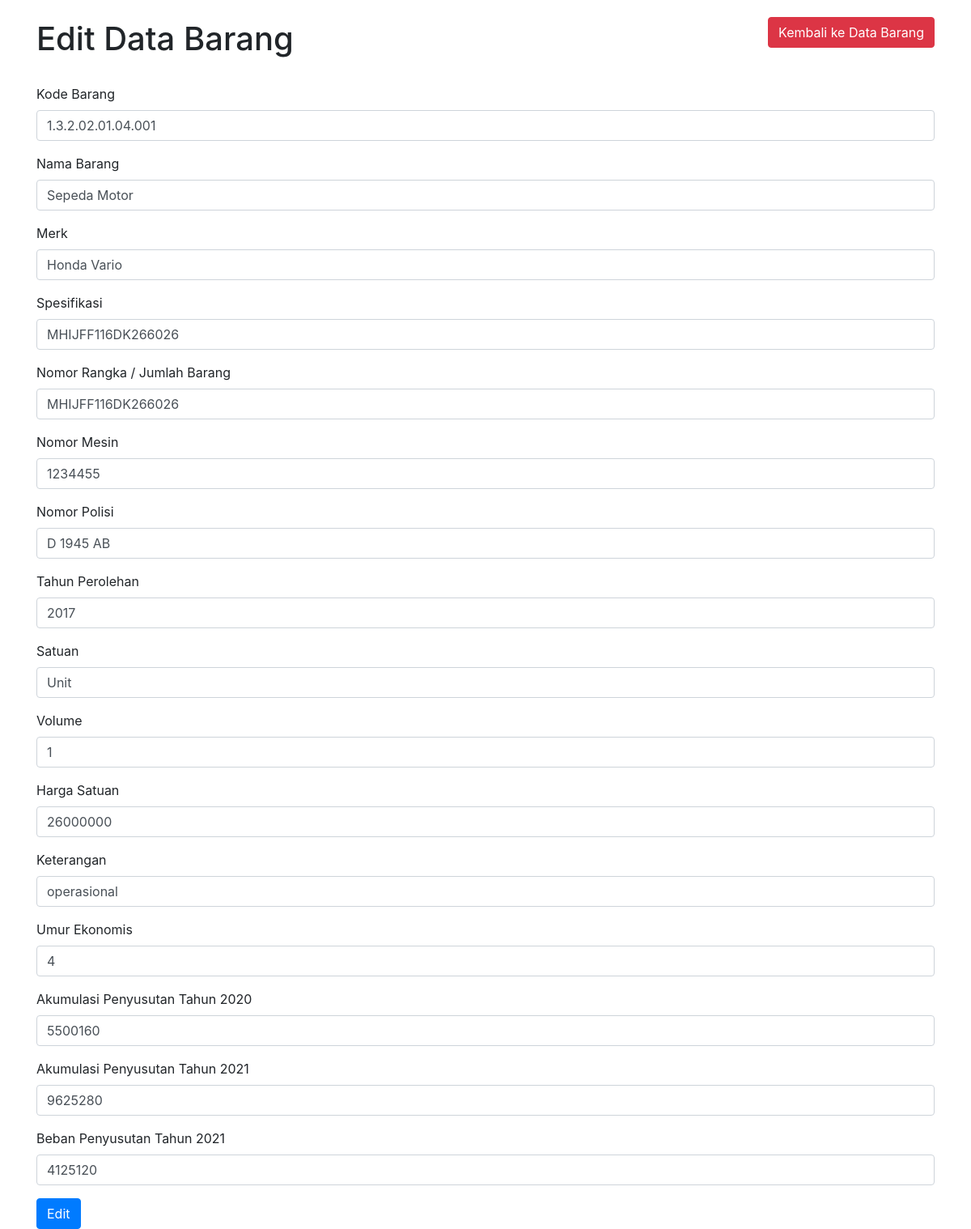
The page /edit.php?idx=213 on the database its author committed.
### tables this page shows
CREATE TABLE `barang` (
  `idx` int(3) NOT NULL,
  `kode_barang` varchar(20) NOT NULL,
  `nama_barang` varchar(50) NOT NULL,
  `merk` varchar(43) NOT NULL,
  `spesifikasi` varchar(50) NOT NULL,
  `no_jumlah` varchar(20) NOT NULL,
  `no_mesin` varchar(15) NOT NULL,
  `no_polisi` varchar(15) NOT NULL,
  `tahun_perolehan` int(4) NOT NULL,
  `volume` varchar(4) NOT NULL,
  `satuan` varchar(25) NOT NULL,
  `harga_satuan` int(11) NOT NULL,
  `keterangan` varchar(50) NOT NULL,
  `u_ekonomis` varchar(2) NOT NULL,
  `akum_2020` longtext NOT NULL,
  `akum_2021` int(11) NOT NULL,
  `beban_2021` int(11) NOT NULL
);

### edit.php (the view, shortened to what this page needs)
<?php
require 'koneksi.php';
if (isset($_GET['idx'])) {
    $idx = $_GET['idx'];
    $query = "SELECT * FROM barang WHERE idx = '$idx'";
    $result = mysqli_query($conn, $query);
    $row = mysqli_fetch_assoc($result);
}
?>
<!DOCTYPE html>
<html lang="en">
    <head>
        <link href="https://stackpath.bootstrapcdn.com/bootstrap/4.5.2/css/bootstrap.min.css" rel="stylesheet">
    </head>
    <body>
        <div class="container">
            <div class="flex-container">
                <h1 class="mt-4">Edit Data Barang</h1>
                <a href="barang.php" class="btn btn-danger">Kembali ke Data Barang</a>
            </div>
        </div>
        <div class="container mt-4">
            <form method="post">
                <div class="form-group">
                    <label for="kode_barang">Kode Barang</label>
                    <input type="text" class="form-control" id="kode_barang" name="kode_barang" value="<?php echo $row['kode_barang']; ?>" required>
                </div>
                <div class="form-group">
                    <label for="nama_barang">Nama Barang</label>
                    <input type="text" class="form-control" id="nama_barang" name="nama_barang" value="<?php echo $row['nama_barang']; ?>" required>
                </div>
                <div class="form-group">
                    <label for="merk">Merk</label>
                    <input type="text" class="form-control" id="merk" name="merk" value="<?php echo $row['merk']; ?>" required>
                </div>
                <div class="form-group">
                    <label for="spesifikasi">Spesifikasi</label>
                    <input type="text" class="form-control" id="spesifikasi" name="spesifikasi" value="<?php echo $row['spesifikasi']; ?>" required>
                </div>
                <div class="form-group">
                    <label for="no_jumlah">Nomor Rangka / Jumlah Barang</label>
                    <input type="text" class="form-control" id="no_jumlah" name="no_jumlah" value="<?php echo $row['no_jumlah']; ?>" required>
                </div>
                <div class="form-group">
                    <label for="no_mesin">Nomor Mesin</label>
                    <input type="text" class="form-control" id="no_mesin" name="no_mesin" value="<?php echo $row['no_mesin']; ?>" required>
                </div>
                <div class="form-group">
                    <label for="no_polisi">Nomor Polisi</label>
                    <input type="text" class="form-control" id="no_polisi" name="no_polisi" value="<?php echo $row['no_polisi']; ?>" required>
                </div>
                <div class="form-group">
                    <label for="tahun_perolehan">Tahun Perolehan</label>
                    <input type="number" class="form-control" id="tahun_perolehan" name="tahun_perolehan" value="<?php echo $row['tahun_perolehan']; ?>" required>
                </div>
                <div class="form-group">
                    <label for="satuan">Satuan</label>
                    <input type="text" class="form-control" id="satuan" name="satuan" value="<?php echo $row['satuan']; ?>" required>
                </div>
                <div class="form-group">
                    <label for="volume">Volume</label>
                    <input type="number" class="form-control" id="volume" name="volume" value="<?php echo $row['volume']; ?>" required>
                </div>
                <div class="form-group">
                    <label for="harga_satuan">Harga Satuan</label>
                    <input type="number" class="form-control" id="harga_satuan" name="harga_satuan" value="<?php echo $row['harga_satuan']; ?>" required>
                </div>
                <div class="form-group">
                    <label for="keterangan">Keterangan</label>
                    <input type="text" class="form-control" id="keterangan" name="keterangan" value="<?php echo $row['keterangan']; ?>" required>
                </div>
                <div class="form-group">
                    <label for="u_ekonomis">Umur Ekonomis</label>
                    <input type="text" class="form-control" id="u_ekonomis" name="u_ekonomis" value="<?php echo $row['u_ekonomis']; ?>" required>
                </div>
                <div class="form-group">
                    <label for="akum_2020">Akumulasi Penyusutan Tahun 2020</label>
                    <input type="text" class="form-control" id="akum_2020" name="akum_2020" value="<?php echo $row['akum_2020']; ?>" required>
                </div>
                <div class="form-group">
                    <label for="akum_2021">Akumulasi Penyusutan Tahun 2021</label>
                    <input type="text" class="form-control" id="akum_2021" name="akum_2021" value="<?php echo $row['akum_2021']; ?>" required>
                </div>
                <div class="form-group">
                    <label for="beban_2021">Beban Penyusutan Tahun 2021</label>
                    <input type="text" class="form-control" id="beban_2021" name="beban_2021" value="<?php echo $row['beban_2021']; ?>" required>
                </div>
                <button type="submit" class="btn btn-primary">Edit</button>
            </form>
        </div>
    </body>
</html>

### edit.php (style rules this page uses)
.flex-container { display: flex; justify-content: space-between; align-items: center; margin-bottom: 20px; }

### rows shown on the page
barang: kode_barang "1.3.2.02.01.04.001", nama_barang "Sepeda Motor", merk "Honda Vario", spesifikasi "MHIJFF116DK266026", no_jumlah "MHIJFF116DK266026", no_mesin "1234455", no_polisi "D 1945 AB", tahun_perolehan "2017", satuan "Unit", volume "1", harga_satuan "26000000", keterangan "operasional", u_ekonomis "4", akum_2020 "5500160", akum_2021 "9625280", beban_2021 "4125120"
